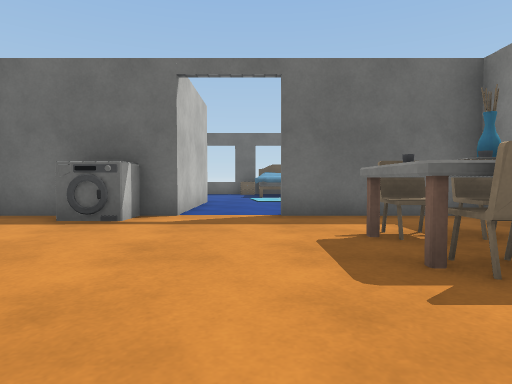
[1] (above)

21 first-person views from a walk through a Unity game level. The camera is 0.68 m above the floor, tilts 2° down and sees 75° across. The floor is counted in squares, 1 m on a side. Each view is taken from the middle of a square. On the plan, view 1 faces up. The plan holds only what a view shows up to about 10 squares ahead; the rest is blank. Surface patterns are stand-ins for the level's own textures.

[2]
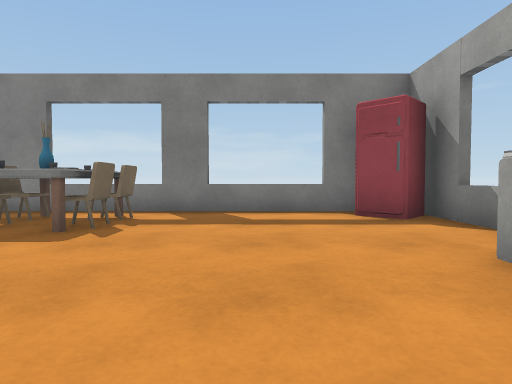

[3]
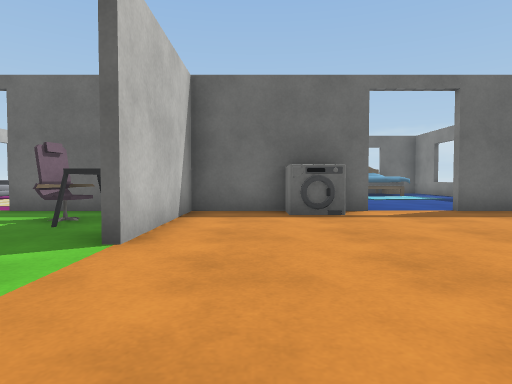

[4]
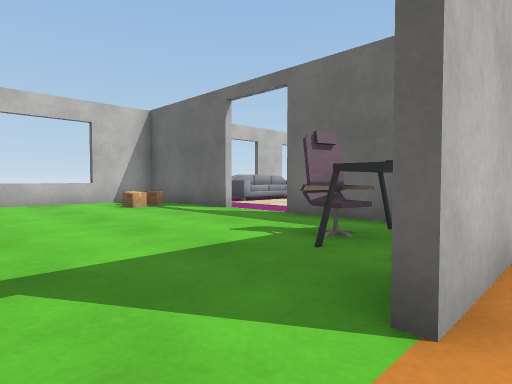

[5]
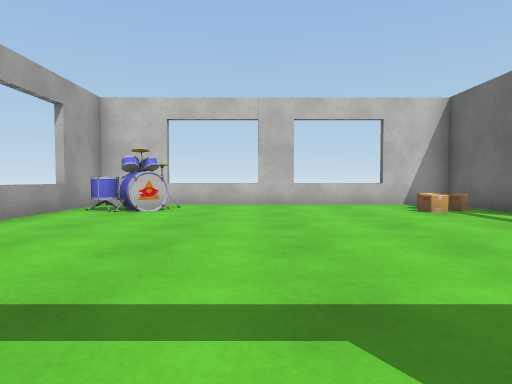

[6]
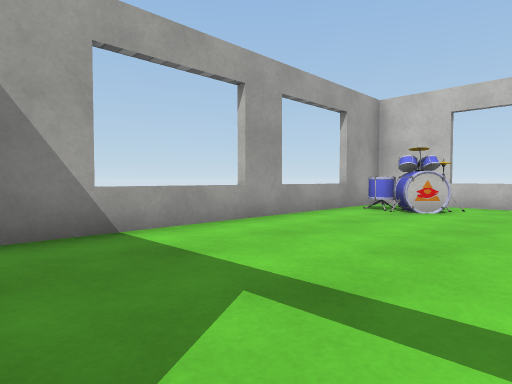

[7]
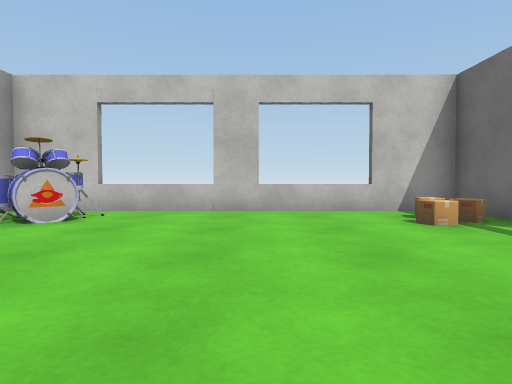

[8]
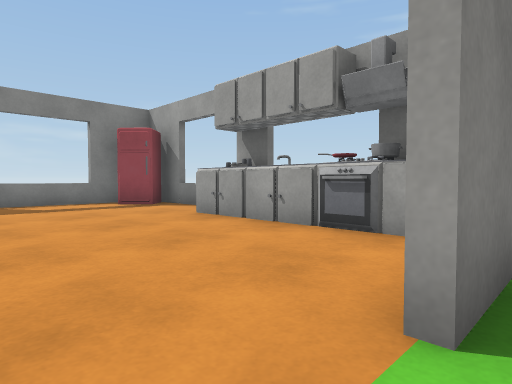

[9]
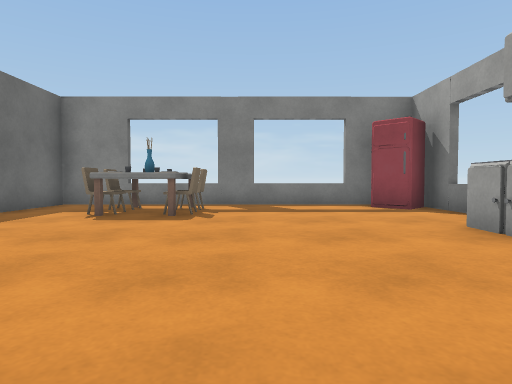

[10]
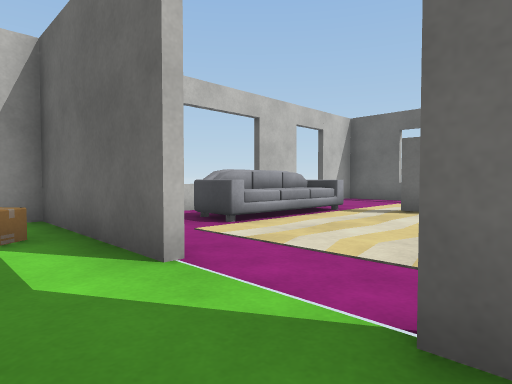

[11]
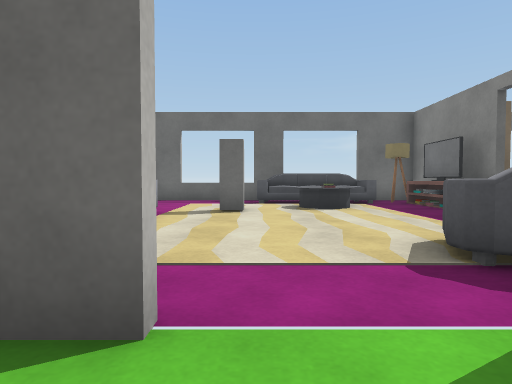

[12]
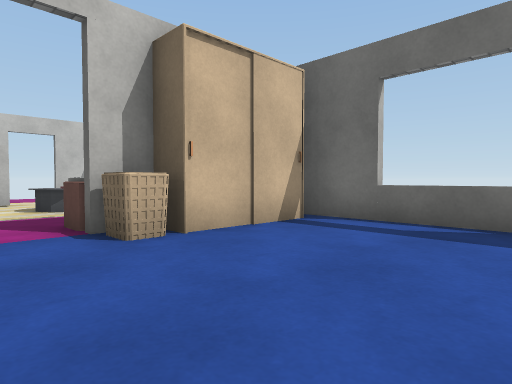

[13]
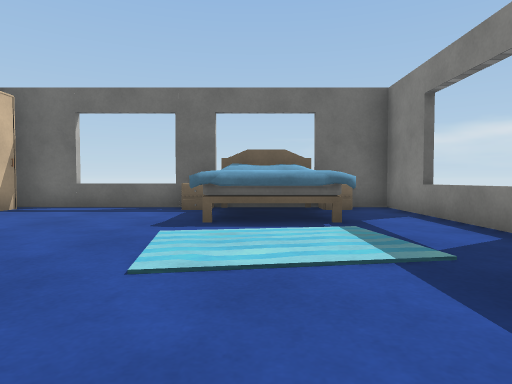

[14]
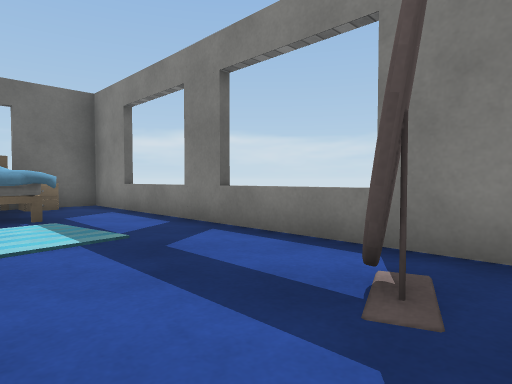

[15]
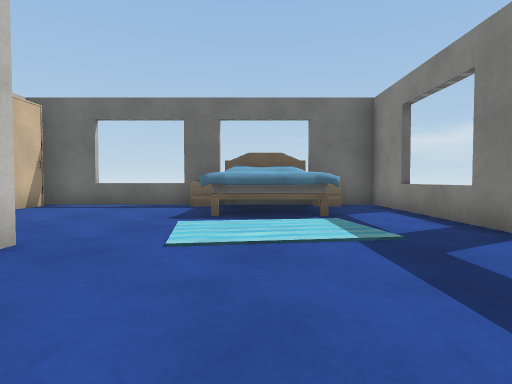

[16]
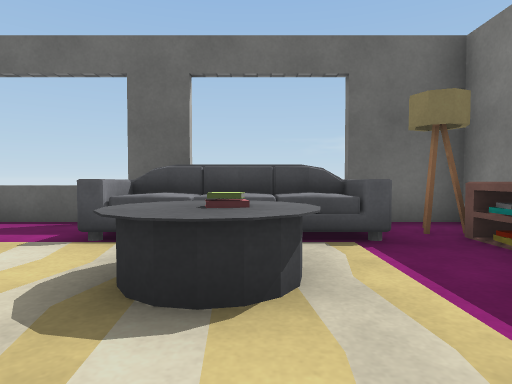

[17]
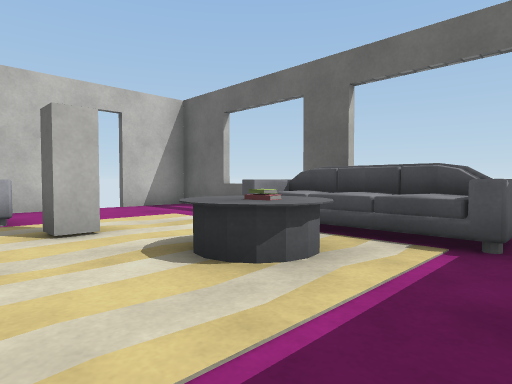

[18]
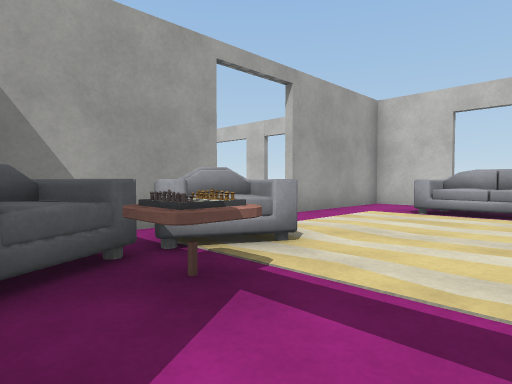

[19]
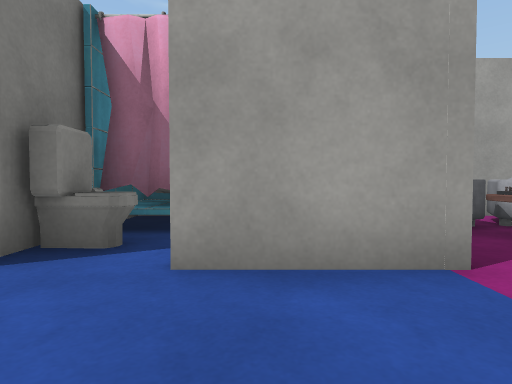

[20]
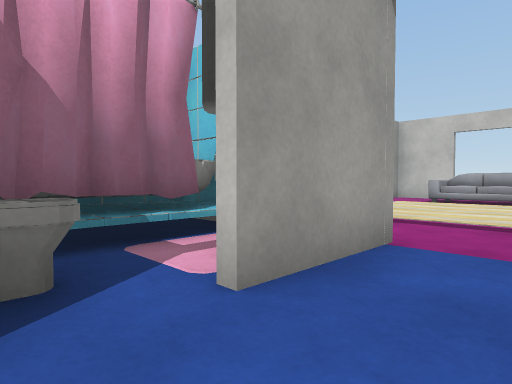

[21]
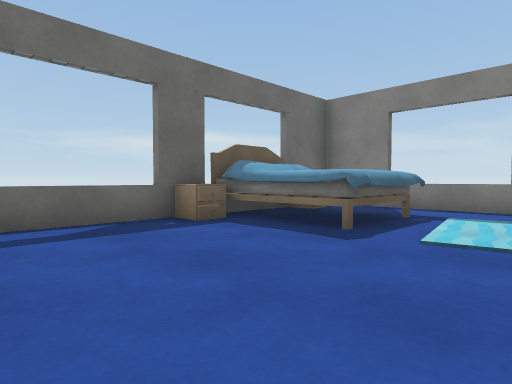

### Floor plan
Points are (right, up) in squares from view 1. A wall is a line through its corners. A room is listed if a view was taken in it or the views show most of it. See-through windows are left out.
Room 1 (views 1, 2, 3, 4, 5, 6, 7, 8, 9, 10, 11)
walls: (-5.4, 3.5) (-5.4, 2.5); (-5.6, -0.9) (-5.6, 0.6); (-4.5, -2.1) (0, -2.1); (-11.4, 6.4) (-15.5, 6.4); (-1.5, 7.6) (-1.5, 6.4) (-5.4, 6.4) (-5.4, 5.4); (1.5, -3.3) (3.5, -3.3); (-15.4, 6.5) (-15.4, -3.3) (-6.5, -3.3); (4.3, -2.2) (4.3, 6.4) (0.5, 6.4)
ways out: opening at (-8, 6) to room 2; opening at (-0.5, 6.5) to room 2; gap at (-14, -3)
objects: drum (-14, -2) to (-13, -1); other object (-14, 5); other object (-14, 6); other object (-13, 5); other object (-7, 4) to (-6, 5); washer (-3, 6) to (-2, 6); chair (2, 2); other object (2, 3); chair (2, 4); chair (3, 2); table (3, 3); chair (3, 4); fridge (4, -3)
Room 2 (views 12, 13, 14, 15, 16, 17, 18, 19, 20, 21)
walls: (-7.1, 9.4) (-7.1, 8.8); (-7.5, 9.2) (-7.5, 8.8); (-7.6, 9.2) (-7, 8.9); (-4.7, 8.6) (-2.5, 8.6); (-4.5, 8.5) (-3.9, 8.6); (-5, 8.1) (-4.6, 8.3); (-5.6, 16.4) (-7.6, 16.4); (-1.5, 10.5) (-1.5, 7.6); (-2.4, 8.6) (-1.9, 8.5); (-10, 16.4) (-15.4, 16.4) (-15.4, 14.5); (0, 13.2) (0, 15.4); (-1.7, 6.6) (-1.7, 10.1); (0.8, 16.4) (-5.1, 16.4); (2.1, 13.2) (0.4, 13.2); (-15.4, 12.9) (-15.4, 11.9); (-15.4, 9.5) (-15.4, 6.5); (3.6, 8.1) (2.6, 7.7); (-15.4, 6.6) (-11.5, 6.6); (4.3, 7.4) (4.3, 16.4) (2.5, 16.4)
low walls: (-7, 9.4) (-7, 8.6); (-7.6, 9.4) (-7.1, 9.4)
ways out: opening at (-8, 6) to room 1; opening at (-0.5, 6.5) to room 1; gap at (-16, 13)
objects: sofa (-14, 9) to (-13, 12); block (-12, 12); sofa (-11, 15) to (-8, 16); table (-10, 13) to (-9, 14); armchair (-9, 7) to (-8, 9); armchair (-7, 7) to (-6, 9); other object (-7, 15) to (-6, 15); TV (-6, 13); TV (-6, 14); other object (-5, 10) to (-4, 10); other object (-5, 13); wardrobe (-5, 15); other object (-2, 9); other object (0, 16); bed (1, 16) to (2, 16); other object (3, 16)

Where each view was taken, in squares from view 1:
view 1: 0 up, 0 right, facing up
view 2: 0 up, 3 left, facing right
view 3: 1 down, 4 left, facing up
view 4: 1 up, 5 left, facing up-left
view 5: 1 up, 6 left, facing left
view 6: 1 up, 6 left, facing down-left
view 7: 2 up, 8 left, facing left
view 8: 2 up, 6 left, facing down-right
view 9: 1 up, 5 left, facing right
view 10: 5 up, 9 left, facing up-left
view 11: 5 up, 11 left, facing up
view 12: 11 up, 1 left, facing up-left
view 13: 8 up, 1 right, facing up
view 14: 7 up, 1 right, facing up-right
view 15: 7 up, 1 right, facing up
view 16: 11 up, 9 left, facing up
view 17: 11 up, 7 left, facing up-left
view 18: 11 up, 6 left, facing down-left
view 19: 13 up, 4 left, facing down
view 20: 12 up, 2 left, facing down-left
view 21: 11 up, 4 left, facing up-right
